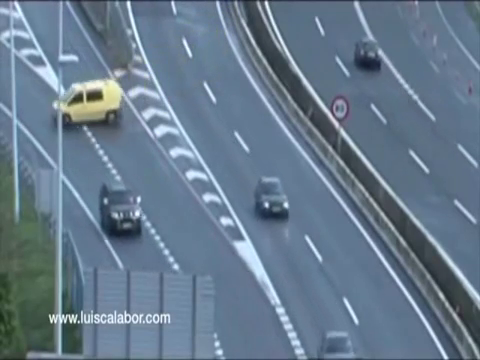
#> input picture frame 105 of videos/videoVeiculos.mp4, 480 x 360 px, given in place of japao.mp4, which was not available
$ python mouseEvent.py   (Python 2 division)
#> lines starting #> are read from the running program, lines starting #| are printed output that depends on the picture
import cv2
import numpy as np


class mouseTest():

    def __init__(self):
        self.points = []
        self.lines = []
        self.memoryx = []
        self.memoryy = []
        self.count = 0
        self.firstPoint = []
    # mouse callback function
    def lineCallback(self,event,x,y,flags,param):

        if event == cv2.EVENT_LBUTTONUP:
            #cv2.circle(img,(x,y),100,(255,0,0),-1)

            # print(len(self.points))
            if len(self.points) < 2:
                if self.count >= 2:
                    self.points.append([self.memoryx,self.memoryy])
                self.count += 1
                self.points.append([x,y])
                if len(self.firstPoint) == 0:
                    self.firstPoint.append(x)
                    self.firstPoint.append(y)
                self.memoryx = x
                self.memoryy = y
            if len(self.points) >= 2:
                self.lines.append([self.points[0],self.points[1]])
                self.points = []
            print(self.lines)

    def verifyLastPoint(self):
        total = len(self.lines)-1
        if len(self.lines) > 1:
            lastX = self.lines[total][1][0]
            lastY = self.lines[total][1][1]
            if lastX <= self.firstPoint[0]+2 and lastX >= self.firstPoint[0]-2 and lastY <= self.firstPoint[1]+2 and lastY >= self.firstPoint[1]-2:
                print("Fechou")
                self.points = []
                self.lines = []
                self.memoryx = []
                self.memoryy = []
                self.count = 0
                self.firstPoint = []

    def run(self):
        # Create a black image, a window and bind the function to window
        img = np.zeros((512,512,3), np.uint8)
        cv2.namedWindow('image')
        cv2.setMouseCallback('image', self.lineCallback)

        cap = cv2.VideoCapture("../videos/japao.mp4")

        while(1):

            ret, _frame = cap.read()
#> _frame is the input picture: shape (360, 480, 3); mean B, G, R 141.1, 122.4, 102.8

            height, width = _frame.shape[:2]
#> height = 360; width = 480
            frame = cv2.resize(_frame,(908, height/2),fx=2, fy=2)
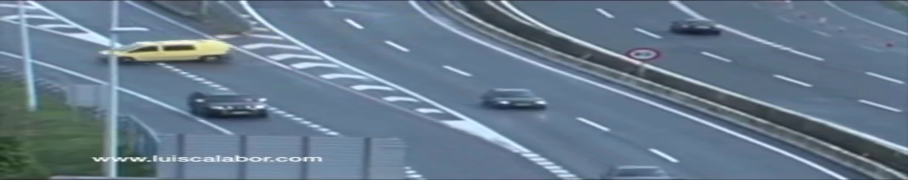
#> frame: shape (180, 908, 3); mean B, G, R 141.1, 122.4, 102.8

            for line in self.lines:
                cv2.line(frame,(line[0][0], line[0][1]),(line[1][0], line[1][1]),(255,0,0),3)

            self.verifyLastPoint()

            cv2.imshow('image',frame)
            k = cv2.waitKey(20) & 0xFF
#> (key Esc is pressed here)
            if k == 27:
                break
            elif k == ord('a'):
                print ix,iy
        cv2.destroyAllWindows()

mouse = mouseTest()
mouse.run()

$ run again, starting later in the video
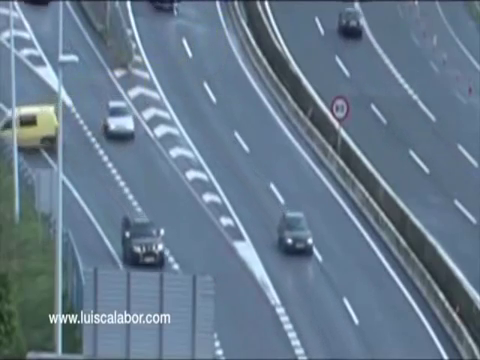
#> input picture frame 472 of videos/videoVeiculos.mp4, 480 x 360 px, given in place of japao.mp4, which was not available
#> in run, _frame is the input picture: shape (360, 480, 3); mean B, G, R 141.2, 122.4, 102.8
#> in run, `frame = cv2.resize(_frame,(908, height/2),fx=2, fy=2)`:
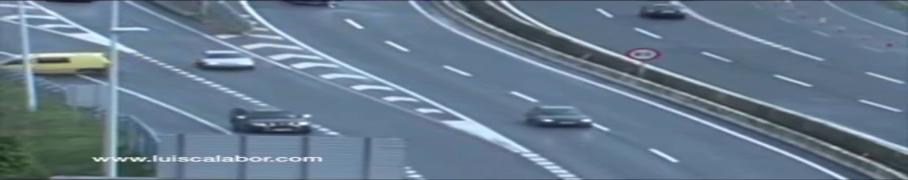
#> frame: shape (180, 908, 3); mean B, G, R 141.2, 122.3, 102.8

$ run again, starting later in the video
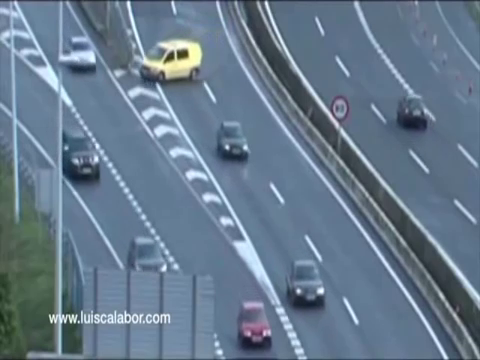
#> input picture frame 840 of videos/videoVeiculos.mp4, 480 x 360 px, given in place of japao.mp4, which was not available
#> in run, _frame is the input picture: shape (360, 480, 3); mean B, G, R 141.2, 122.3, 102.7
#> in run, `frame = cv2.resize(_frame,(908, height/2),fx=2, fy=2)`:
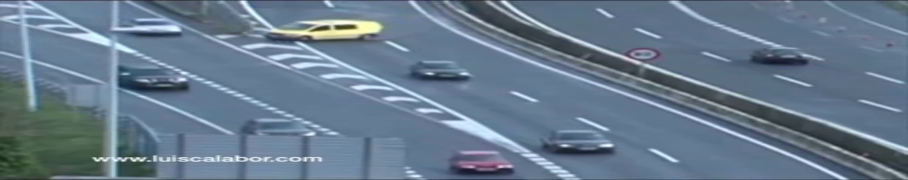
#> frame: shape (180, 908, 3); mean B, G, R 141.2, 122.3, 102.7
